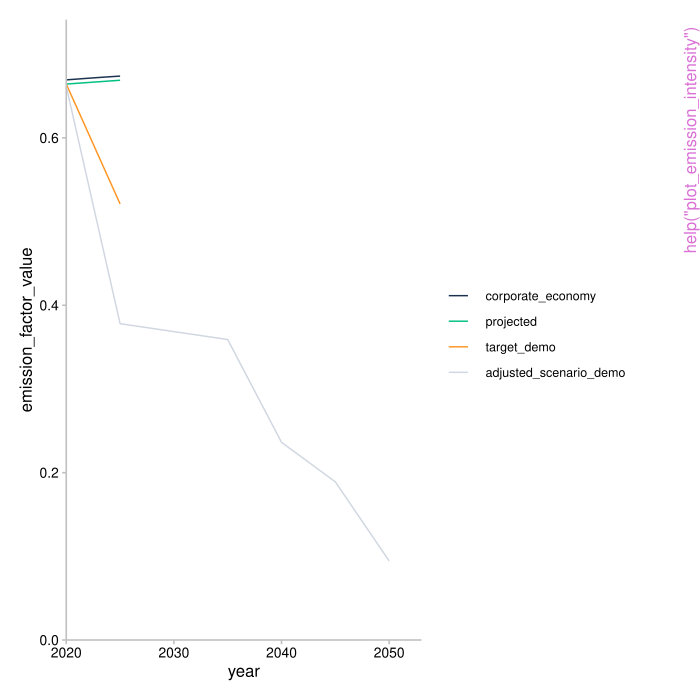

Source code (R):
pkgname <- "r2dii.plot"
source(file.path(R.home("share"), "R", "examples-header.R"))
options(warn = 1)
library('r2dii.plot')

base::assign(".oldSearch", base::search(), pos = 'CheckExEnv')
base::assign(".old_wd", base::getwd(), pos = 'CheckExEnv')
cleanEx()
nameEx("market_share")
### * market_share

flush(stderr()); flush(stdout())

### Name: market_share
### Title: An example of a 'market_share'-like dataset
### Aliases: market_share
### Keywords: datasets

### ** Examples

market_share



cleanEx()
nameEx("plot_emission_intensity")
### * plot_emission_intensity

flush(stderr()); flush(stdout())

### Name: plot_emission_intensity
### Title: Create an emission intensity plot
### Aliases: plot_emission_intensity

### ** Examples

# `data` must meet documented "Requirements"
data <- subset(sda, sector == "cement")
plot_emission_intensity(data)

# plot with `qplot_emission_intensity()` parameters
plot_emission_intensity(
  data,
  span_5yr = TRUE,
  convert_label = to_title
)



cleanEx()
nameEx("plot_techmix")
### * plot_techmix

flush(stderr()); flush(stdout())

### Name: plot_techmix
### Title: Create a techmix plot
### Aliases: plot_techmix

### ** Examples

# `data` must meet documented "Requirements"
data <- subset(
  market_share,
  scenario_source == "demo_2020" &
    sector == "power" &
    region == "global" &
    metric %in% c("projected", "corporate_economy", "target_sds")
)

plot_techmix(data)

# plot with `qplot_techmix()` parameters
plot_techmix(
  data,
  span_5yr = TRUE,
  convert_label = recode_metric_techmix,
  convert_tech_label = spell_out_technology
)



cleanEx()
nameEx("plot_trajectory")
### * plot_trajectory

flush(stderr()); flush(stdout())

### Name: plot_trajectory
### Title: Create a trajectory plot
### Aliases: plot_trajectory

### ** Examples

# `data` must meet documented "Requirements"
data <- subset(
  market_share,
  sector == "power" &
    technology == "renewablescap" &
    region == "global" &
    scenario_source == "demo_2020"
)

plot_trajectory(data)

# plot with `qplot_trajectory()` parameters
plot_trajectory(
  data,
  span_5yr = TRUE,
  convert_label = format_metric
)



cleanEx()
nameEx("qplot_emission_intensity")
### * qplot_emission_intensity

flush(stderr()); flush(stdout())

### Name: qplot_emission_intensity
### Title: Create a quick emission intensity plot
### Aliases: qplot_emission_intensity

### ** Examples

# `data` must meet documented "Requirements"
data <- subset(sda, sector == "cement")

qplot_emission_intensity(data)



cleanEx()
nameEx("qplot_techmix")
### * qplot_techmix

flush(stderr()); flush(stdout())

### Name: qplot_techmix
### Title: Create a quick techmix plot
### Aliases: qplot_techmix

### ** Examples

# `data` must meet documented "Requirements"
data <- subset(
  market_share,
  sector == "power" &
    region == "global" &
    scenario_source == "demo_2020" &
    metric %in% c("projected", "corporate_economy", "target_sds")
)

qplot_techmix(data)



cleanEx()
nameEx("qplot_trajectory")
### * qplot_trajectory

flush(stderr()); flush(stdout())

### Name: qplot_trajectory
### Title: Create a quick trajectory plot
### Aliases: qplot_trajectory

### ** Examples

# `data` must meet documented "Requirements"
data <- subset(
  market_share,
  sector == "power" &
    technology == "renewablescap" &
    region == "global" &
    scenario_source == "demo_2020"
)

qplot_trajectory(data)



cleanEx()
nameEx("r2dii_colours")
### * r2dii_colours

flush(stderr()); flush(stdout())

### Name: r2dii_colours
### Title: Colour datasets
### Aliases: r2dii_colours palette_colours scenario_colours sector_colours
###   technology_colours
### Keywords: datasets internal

### ** Examples

r2dii.plot:::palette_colours

r2dii.plot:::scenario_colours

r2dii.plot:::sector_colours

r2dii.plot:::technology_colours



cleanEx()
nameEx("scale_colour_r2dii")
### * scale_colour_r2dii

flush(stderr()); flush(stdout())

### Name: scale_colour_r2dii
### Title: Custom 2DII colour and fill scales
### Aliases: scale_colour_r2dii scale_color_r2dii scale_fill_r2dii

### ** Examples

library(ggplot2, warn.conflicts = FALSE)

ggplot(mpg) +
  geom_point(aes(displ, hwy, color = class)) +
  scale_colour_r2dii()

ggplot(mpg) +
  geom_histogram(aes(cyl, fill = class), position = "dodge", bins = 5) +
  scale_fill_r2dii()



cleanEx()
nameEx("scale_colour_r2dii_sector")
### * scale_colour_r2dii_sector

flush(stderr()); flush(stdout())

### Name: scale_colour_r2dii_sector
### Title: Custom 2DII sector colour and fill scales
### Aliases: scale_colour_r2dii_sector scale_color_r2dii_sector
###   scale_fill_r2dii_sector

### ** Examples

library(ggplot2, warn.conflicts = FALSE)

ggplot(mpg) +
  geom_point(aes(displ, hwy, color = class)) +
  scale_colour_r2dii_sector()

ggplot(mpg) +
  geom_histogram(aes(cyl, fill = class), position = "dodge", bins = 5) +
  scale_fill_r2dii_sector()



cleanEx()
nameEx("scale_colour_r2dii_tech")
### * scale_colour_r2dii_tech

flush(stderr()); flush(stdout())

### Name: scale_colour_r2dii_tech
### Title: Custom 2DII technology colour and fill scales
### Aliases: scale_colour_r2dii_tech scale_color_r2dii_tech
###   scale_fill_r2dii_tech

### ** Examples

library(ggplot2, warn.conflicts = FALSE)

ggplot(mpg) +
  geom_point(aes(displ, hwy, color = class)) +
  scale_colour_r2dii_tech("automotive")

ggplot(mpg) +
  geom_histogram(aes(cyl, fill = class), position = "dodge", bins = 5) +
  scale_fill_r2dii_tech("automotive")



cleanEx()
nameEx("sda")
### * sda

flush(stderr()); flush(stdout())

### Name: sda
### Title: An example of an 'sda'-like dataset
### Aliases: sda
### Keywords: datasets

### ** Examples

sda



cleanEx()
nameEx("theme_2dii")
### * theme_2dii

flush(stderr()); flush(stdout())

### Name: theme_2dii
### Title: Complete theme
### Aliases: theme_2dii

### ** Examples

library(ggplot2, warn.conflicts = FALSE)

ggplot(mtcars) +
  geom_histogram(aes(mpg), bins = 10) +
  theme_2dii()



cleanEx()
nameEx("to_title")
### * to_title

flush(stderr()); flush(stdout())

### Name: to_title
### Title: Replicate labels produced with qplot_*() functions
### Aliases: to_title format_metric recode_metric_techmix
###   spell_out_technology

### ** Examples

to_title(c("a.string", "another_STRING"))

metric <- c("projected", "corporate_economy", "target_xyz", "else")
format_metric(metric)

recode_metric_techmix(metric)

spell_out_technology(c("gas", "ice", "coalcap", "hdv"))



### * <FOOTER>
###
cleanEx()
options(digits = 7L)
base::cat("Time elapsed: ", proc.time() - base::get("ptime", pos = 'CheckExEnv'),"\n")
grDevices::dev.off()
###
### Local variables: ***
### mode: outline-minor ***
### outline-regexp: "\\(> \\)?### [*]+" ***
### End: ***
quit('no')
